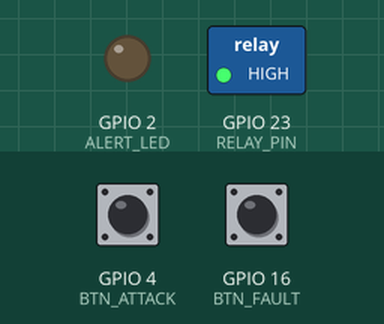
Recording of a sketch running on a simulated ESP32. Parts: switched loads named in the sketch (green lamp = pin HIGH), output pins drawn as LEDs (lit = HIGH). The test bench sets the inputs (shaded band); at power-on: GPIO 4 (BTN_ATTACK) HIGH, GPIO 16 (BTN_FAULT) HIGH. WiFi joins after 1.5 s; servers stay silent unless stated; uploads are accepted with an empty reply; random numbers use the default seed unless the sketch sets one; what the sketch prints to the serial monitor is not drawn.

Above: at 2.9 s.
3.0 s: GPIO 4 (BTN_ATTACK) pulled LOW for 0.15 s
At 3.7 s:
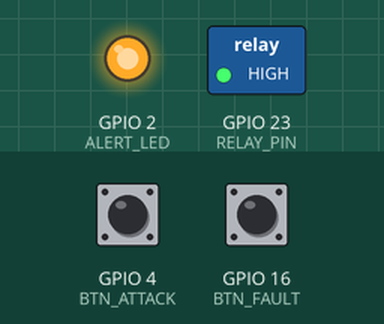
4.6 s: GPIO 16 (BTN_FAULT) pulled LOW for 0.15 s
At 5.0 s:
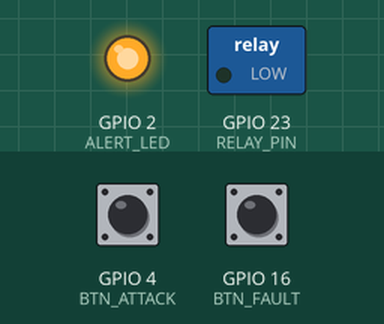
6.2 s: GPIO 16 (BTN_FAULT) pulled LOW for 1 s
At 7.5 s:
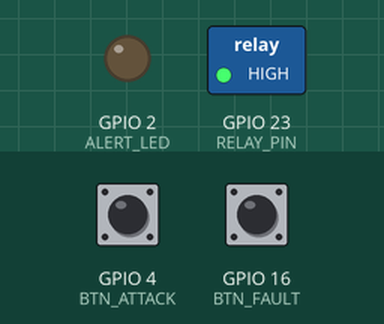
8.7 s: GPIO 16 (BTN_FAULT) pulled LOW for 3.2 s
At 9.3 s:
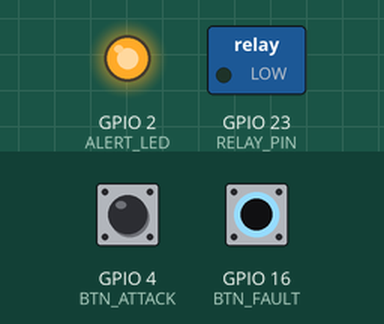
Timing chart, 0 to 11.7 s (numbered marks = the images above; inputs shaded):
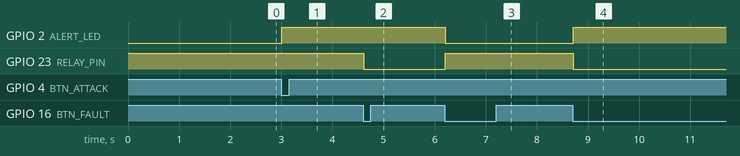

Measured:
- after the input at 3.0 s, GPIO 2 (ALERT_LED): LOW → HIGH at once
- after the input at 4.6 s, GPIO 23 (RELAY_PIN): HIGH → LOW at once
- after the input at 6.2 s, GPIO 2 (ALERT_LED): HIGH → LOW at once; GPIO 23 (RELAY_PIN): LOW → HIGH at once
- after the input at 8.7 s, GPIO 2 (ALERT_LED): LOW → HIGH at once; GPIO 23 (RELAY_PIN): HIGH → LOW at once

The sketch:

wokwi-sketch.ino
```cpp
#include <WiFi.h>
#include <WiFiClientSecure.h>
#include <HTTPClient.h>

// Wokwi ESP32 → Vercel telemetry bridge.
// Paste this sketch into sketch.ino, or merge its sendTelemetry() call into
// your existing event handlers if you want to preserve additional logic.
const char* WIFI_SSID = "Wokwi-GUEST";
const char* WIFI_PASSWORD = "";
const char* TELEMETRY_URL = "https://inkanini-rs485.vercel.app/api/telemetry";
const char* DEVICE_TOKEN = "REPLACE_WITH_TELEMETRY_DEVICE_TOKEN";

const int RELAY_PIN = 23;
const int ALERT_LED = 2;
const int BTN_ATTACK = 4;
const int BTN_FAULT = 16;
const unsigned long SEND_INTERVAL_MS = 1500;

unsigned long lastSend = 0;
int blockedAttackCount = 0;
bool relayIsolated = false;
uint32_t eventId = 1;
uint32_t bootId = 0;
String eventType = "SYS";
String eventMessage = "ESP32 booted; security whitelist active.";
bool lastAttackButton = HIGH;
bool lastFaultButton = HIGH;

String escapeJson(const String& text) {
  String out;
  for (size_t i = 0; i < text.length(); i++) {
    char c = text[i];
    if (c == '"' || c == '\\') out += '\\';
    if (c == '\n') out += "\\n";
    else if (c != '\r') out += c;
  }
  return out;
}

void setEvent(const String& type, const String& message) {
  eventId++;
  eventType = type;
  eventMessage = message;
  Serial.printf("[%s] %s\n", type.c_str(), message.c_str());
}

void connectWiFi() {
  WiFi.mode(WIFI_STA);
  WiFi.begin(WIFI_SSID, WIFI_PASSWORD, 6);
  Serial.print("Connecting to Wokwi-GUEST");
  unsigned long start = millis();
  while (WiFi.status() != WL_CONNECTED && millis() - start < 20000) {
    delay(250);
    Serial.print('.');
  }
  Serial.println(WiFi.status() == WL_CONNECTED ? " connected" : " not connected yet");
}

void sendTelemetry() {
  if (WiFi.status() != WL_CONNECTED) {
    connectWiFi();
    if (WiFi.status() != WL_CONNECTED) return;
  }
  WiFiClientSecure client;
  // Wokwi demo only. For physical hardware, validate the server CA certificate.
  client.setInsecure();
  HTTPClient http;
  if (!http.begin(client, TELEMETRY_URL)) return;
  http.addHeader("Content-Type", "application/json");
  http.addHeader("X-Device-Token", DEVICE_TOKEN);
  String json = "{";
  json += "\"deviceId\":\"inkanini-wokwi-esp32\",";
  json += "\"blockedAttackCount\":" + String(blockedAttackCount) + ",";
  json += "\"relayIsolated\":" + String(relayIsolated ? "true" : "false") + ",";
  json += "\"protectionActive\":true,";
  json += "\"baudRate\":9600,";
  json += "\"lineQuality\":\"" + String(relayIsolated ? "FAULT" : "CLEAN") + "\",";
  json += "\"uptimeSeconds\":" + String(millis() / 1000) + ",";
  json += "\"voltage\":3.2,";
  json += "\"event\":{\"id\":\"inkanini-wokwi-" + String(bootId, HEX) + "-" + String(eventId) + "\",\"type\":\"" + eventType + "\",\"message\":\"" + escapeJson(eventMessage) + "\"}";
  json += "}";
  int status = http.POST(json);
  Serial.printf("Telemetry POST: HTTP %d\n", status);
  http.end();
}

void setup() {
  Serial.begin(115200);
  pinMode(RELAY_PIN, OUTPUT);
  pinMode(ALERT_LED, OUTPUT);
  pinMode(BTN_ATTACK, INPUT_PULLUP);
  pinMode(BTN_FAULT, INPUT_PULLUP);
  bootId = esp_random();
  digitalWrite(RELAY_PIN, HIGH); // HIGH = connected in the supplied demo wiring
  digitalWrite(ALERT_LED, LOW);
  connectWiFi();
  sendTelemetry();
}

void loop() {
  bool attackButton = digitalRead(BTN_ATTACK);
  bool faultButton = digitalRead(BTN_FAULT);
  if (lastAttackButton == HIGH && attackButton == LOW) {
    blockedAttackCount++;
    setEvent("ATTACK", "Unauthorized Modbus register write (function 0x06) intercepted and dropped.");
    digitalWrite(ALERT_LED, HIGH);
  }
  if (lastFaultButton == HIGH && faultButton == LOW) {
    relayIsolated = !relayIsolated;
    digitalWrite(RELAY_PIN, relayIsolated ? LOW : HIGH);
    digitalWrite(ALERT_LED, relayIsolated ? HIGH : LOW);
    setEvent(relayIsolated ? "WARN" : "SECURE", relayIsolated ? "Bus heartbeat lost; watchdog isolated the relay." : "Bus restored; watchdog heartbeat is healthy.");
  }
  lastAttackButton = attackButton;
  lastFaultButton = faultButton;
  if (millis() - lastSend >= SEND_INTERVAL_MS) {
    lastSend = millis();
    sendTelemetry();
  }
  delay(15);
}
```
